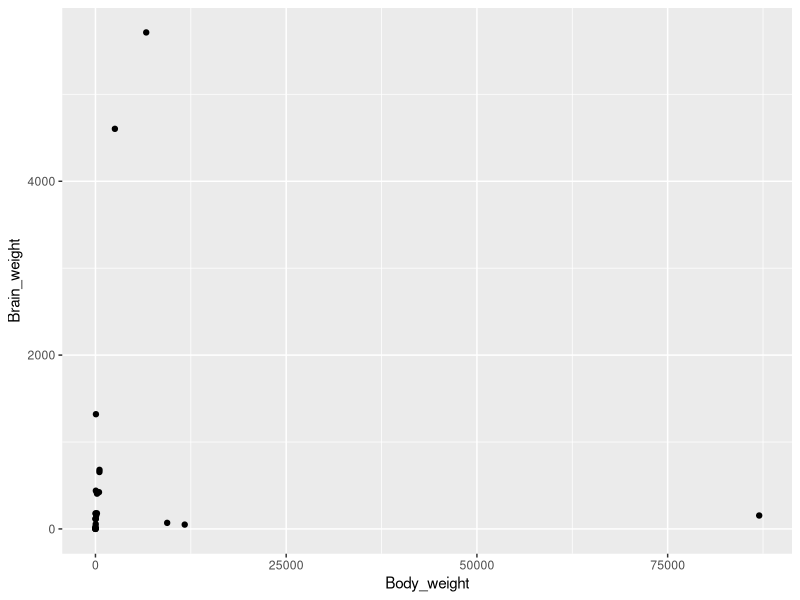
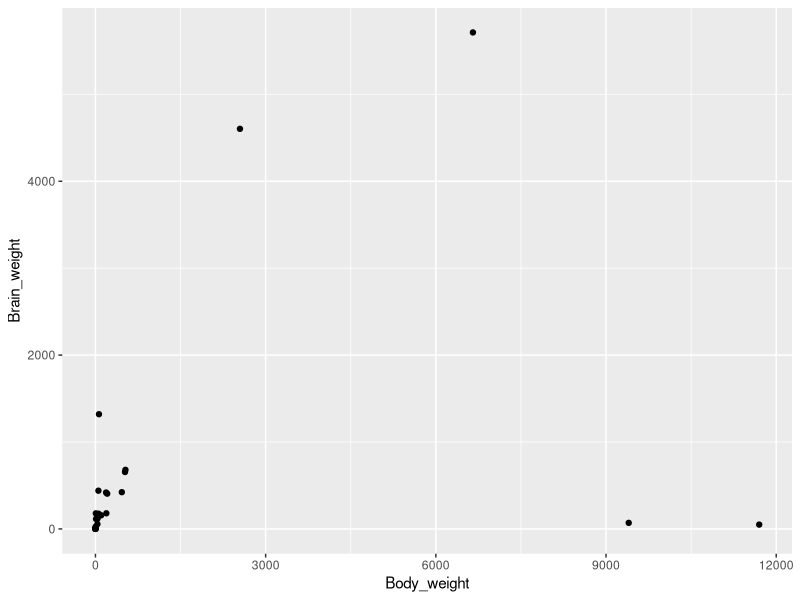

Write R code to recreate these figures, in order.
## ---- chunk 1
knitr::opts_chunk$set(echo = TRUE)
# cranのmirrorを明示的に設定
options(repos = "https://cran.ism.ac.jp/")
install.packages("tidyverse")
library(tidyverse)
## ---- chunk 2
brain_data <- read_tsv("animaldat.txt")
brain_data

ggplot(data = brain_data, mapping = aes(x = Body_weight, y = Brain_weight)) +
    geom_point()
## ---- chunk 3
cor(brain_data$Body_weight, brain_data$Brain_weight)
## ---- chunk 4
# 体重が80000より大きい動物をフィルターしてみる
filtered_brain_data <- brain_data[brain_data$Body_weight < 80000, ]
print(x = filtered_brain_data, n = 30)

ggplot(data = filtered_brain_data, mapping = aes(x = Body_weight, y = Brain_weight)) +
    geom_point()

cor(filtered_brain_data$Body_weight, filtered_brain_data$Brain_weight)
